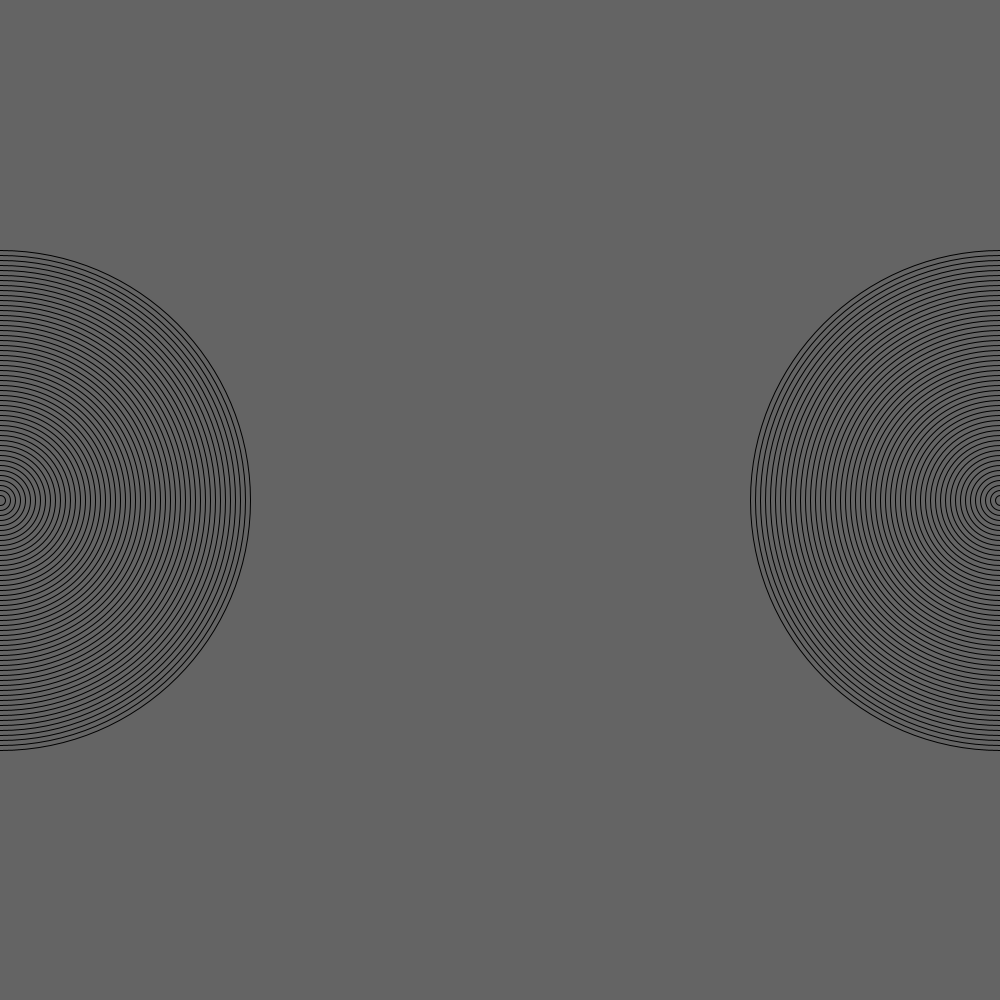
Frame 1 (no input)
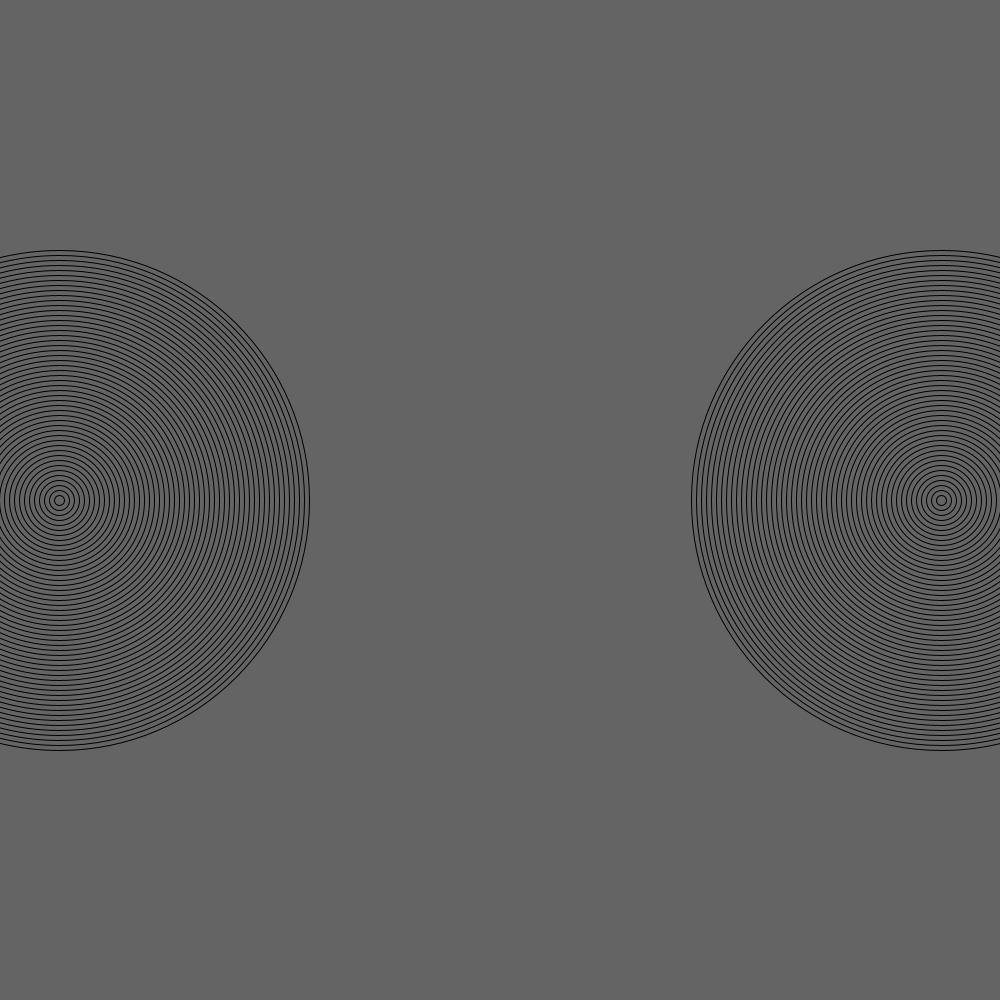
Frame 60 (the mouse pressed at the canvas centre just before this capture)
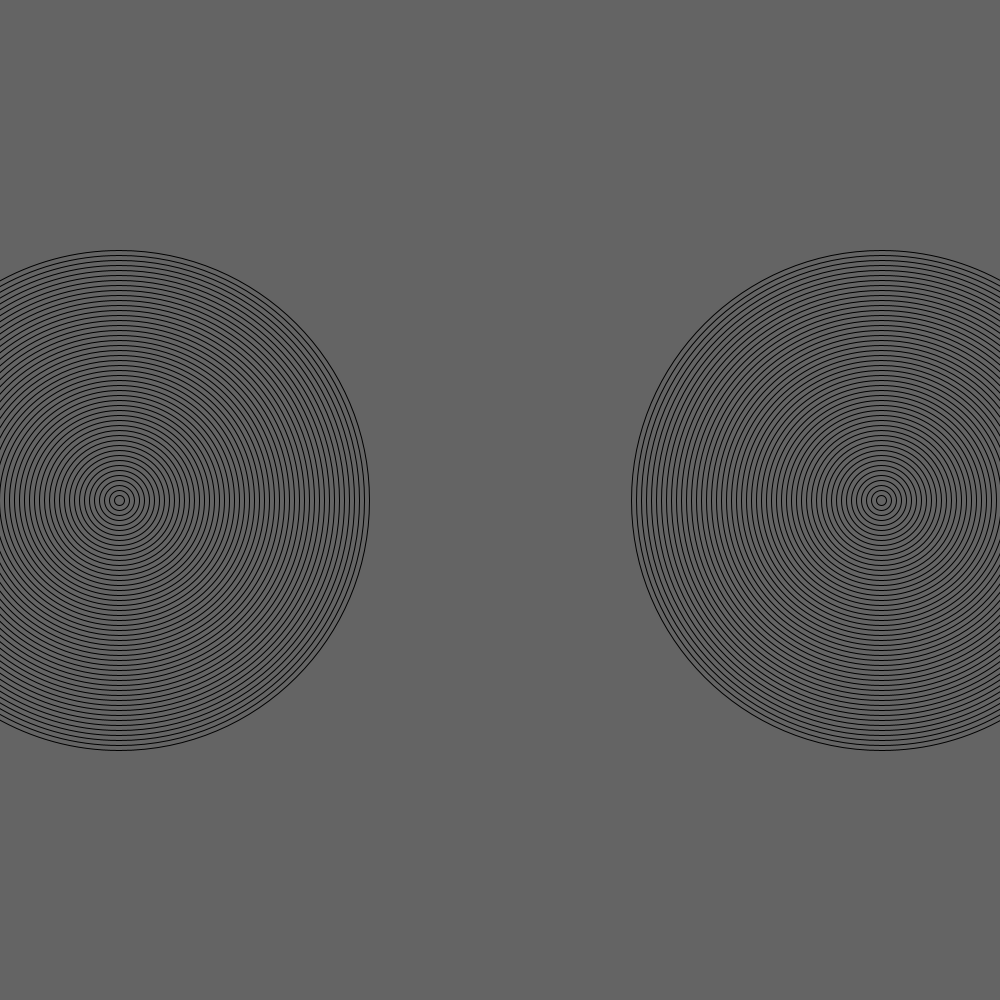
Frame 120 (the mouse held since frame 60 and released just before this capture)

The Processing sketch that drew these frames (run headless with seeded random() and noise(); from frame 60 on, the mouse is pressed at the canvas centre):

// Processing sketch: AmazingRings
// ── AmazingRings.pde
int xI = 0;
int xII = 1000;
void setup(){
size(1000, 1000);
}
void draw(){
background(100);
for(int i = 50; i > 0; i--){
noFill();
ellipse(xI, 500, i*10, i*10);
}

xI = xI + 1;
if(xI>1000){
xI = 0;
}
for(int j = 50; j > 0; j--){
noFill();
ellipse(xII, 500, j*10, j*10);
}
xII = xII - 1;
if(xII<0){
xII = 1000;
}
}
